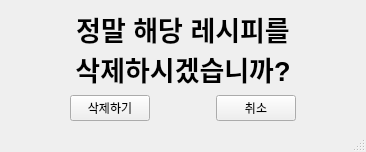
<?xml version="1.0" encoding="UTF-8"?>
<ui version="4.0">
 <class>DeleteRecipeWindow</class>
 <widget class="QMainWindow" name="DeleteRecipeWindow">
  <property name="geometry">
   <rect>
    <x>0</x>
    <y>0</y>
    <width>366</width>
    <height>148</height>
   </rect>
  </property>
  <property name="windowTitle">
   <string>Relly?</string>
  </property>
  <widget class="QWidget" name="centralwidget">
   <layout class="QVBoxLayout" name="verticalLayout_2">
    <item>
     <widget class="QLabel" name="label">
      <property name="font">
       <font>
        <pointsize>20</pointsize>
        <bold>true</bold>
       </font>
      </property>
      <property name="text">
       <string>정말 해당 레시피를
삭제하시겠습니까?</string>
      </property>
      <property name="alignment">
       <set>Qt::AlignCenter</set>
      </property>
     </widget>
    </item>
    <item>
     <layout class="QHBoxLayout" name="horizontalLayout">
      <item>
       <spacer name="horizontalSpacer_2">
        <property name="orientation">
         <enum>Qt::Horizontal</enum>
        </property>
        <property name="sizeHint" stdset="0">
         <size>
          <width>40</width>
          <height>20</height>
         </size>
        </property>
       </spacer>
      </item>
      <item>
       <widget class="QPushButton" name="pushButton_2">
        <property name="text">
         <string>삭제하기</string>
        </property>
       </widget>
      </item>
      <item>
       <spacer name="horizontalSpacer">
        <property name="orientation">
         <enum>Qt::Horizontal</enum>
        </property>
        <property name="sizeHint" stdset="0">
         <size>
          <width>40</width>
          <height>20</height>
         </size>
        </property>
       </spacer>
      </item>
      <item>
       <widget class="QPushButton" name="pushButton">
        <property name="text">
         <string>취소</string>
        </property>
       </widget>
      </item>
      <item>
       <spacer name="horizontalSpacer_3">
        <property name="orientation">
         <enum>Qt::Horizontal</enum>
        </property>
        <property name="sizeHint" stdset="0">
         <size>
          <width>40</width>
          <height>20</height>
         </size>
        </property>
       </spacer>
      </item>
     </layout>
    </item>
   </layout>
  </widget>
  <widget class="QStatusBar" name="statusbar"/>
 </widget>
 <resources/>
 <connections/>
</ui>
